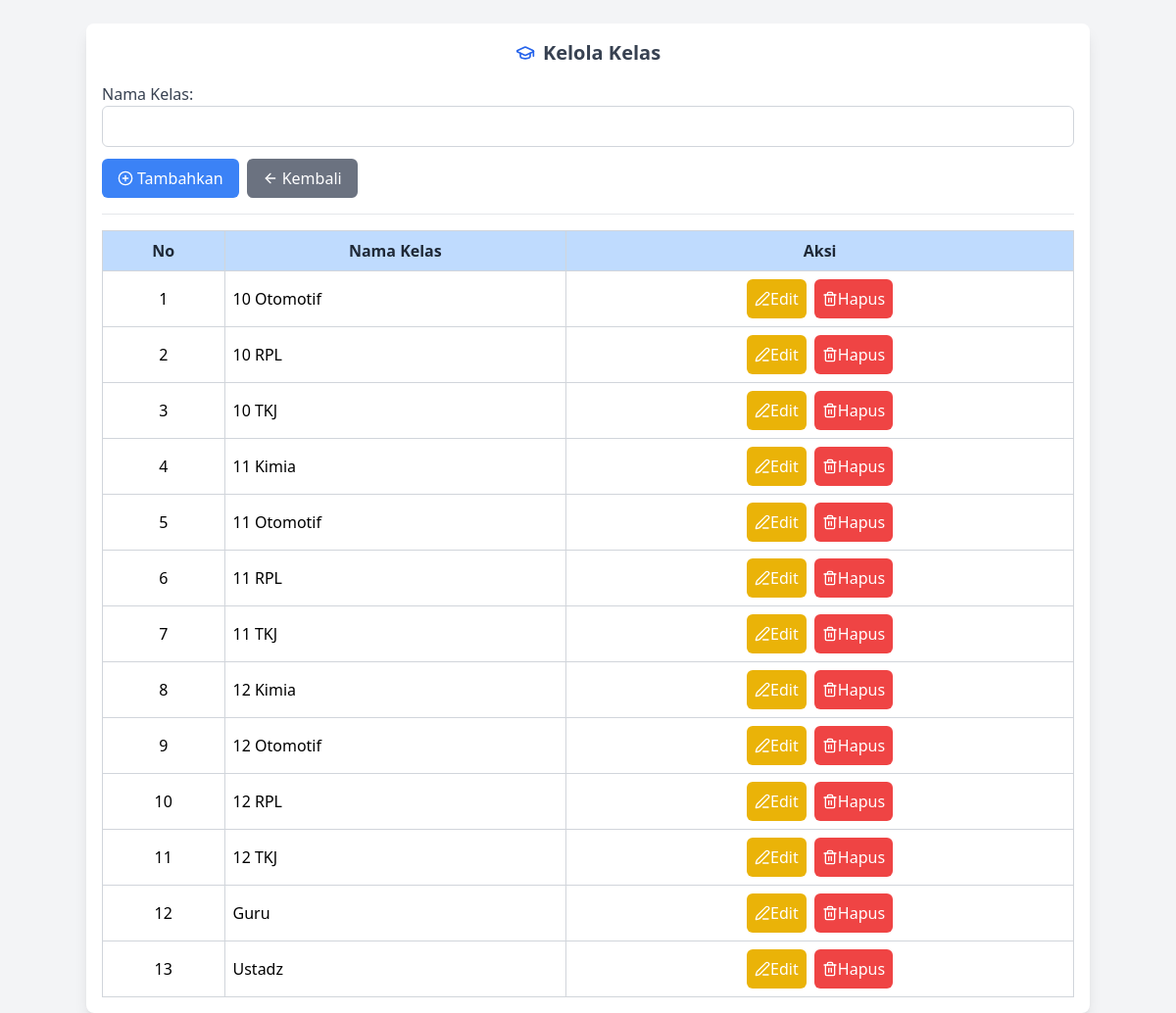
Screenshot of /tambah_kelas.php (signed in) with the database file from the repository.
### tables this page shows
CREATE TABLE `kelas` (
  `id` int(11) NOT NULL,
  `nama_kelas` varchar(50) NOT NULL
);

### tambah_kelas.php (the view, shortened to what this page needs)
<?php
include 'config.php';
$kelas = mysqli_query($conn, "SELECT * FROM kelas ORDER BY nama_kelas ASC");
?>
<!DOCTYPE html>
<html lang="id">
<head>
    <script src="https://cdn.tailwindcss.com"></script>
</head>
<body class="bg-gray-100">
<div class="container mx-auto mt-6 p-4 bg-white shadow-lg rounded-lg">
    <h3 class="text-center text-xl font-semibold text-gray-700 flex items-center justify-center gap-2">
        <i data-lucide="graduation-cap" class="w-5 h-5 text-blue-600"></i>
        Kelola Kelas
    </h3>
    <form action="" method="POST" class="mt-4">
        <label for="nama_kelas" class="block font-medium text-gray-700">Nama Kelas:</label>
        <input type="text" id="nama_kelas" name="nama_kelas" class="w-full px-3 py-2 border border-gray-300 rounded-md focus:ring-2 focus:ring-blue-400" required>
        <div class="mt-3 flex space-x-2">
            <button type="submit" name="submit" class="bg-blue-500 text-white px-4 py-2 rounded-md hover:bg-blue-600 flex items-center gap-1">
                <i data-lucide="plus-circle" class="w-4 h-4"></i>
                Tambahkan
            </button>
            <a href="dashboard.php" class="bg-gray-500 text-white px-4 py-2 rounded-md hover:bg-gray-600 flex items-center gap-1">
                <i data-lucide="arrow-left" class="w-4 h-4"></i>
                Kembali
            </a>
        </div>
    </form>
    <hr class="my-4">
    <div class="overflow-x-auto">
        <table class="w-full border-collapse border border-gray-300">
            <thead class="bg-blue-200 text-gray-800">
                <tr>
                    <th class="border border-gray-300 p-2">No</th>
                    <th class="border border-gray-300 p-2">Nama Kelas</th>
                    <th class="border border-gray-300 p-2">Aksi</th>
                </tr>
            </thead>
            <tbody>
                <?php $no = 1; while ($row = mysqli_fetch_assoc($kelas)) { ?>
                <tr class="bg-white">
                    <td class="border border-gray-300 p-2 text-center"><?php echo $no++; ?></td>
                    <td class="border border-gray-300 p-2"><?php echo $row['nama_kelas']; ?></td>
                    <td class="border border-gray-300 p-2 text-center space-x-1">
                        <button
                        class="bg-yellow-500 hover:bg-yellow-600 text-white p-2 rounded-md inline-flex items-center justify-center"
                        onclick="editKelas(<?php echo $row['id']; ?>, '<?php echo $row['nama_kelas']; ?>')">
                            <i data-lucide="edit-3" class="w-4 h-4"></i>
                            Edit
                        </button>
                        <a href="tambah_kelas.php?tanggal=<?php echo $row['id']; ?>"
       class="bg-red-500 hover:bg-red-600 text-white p-2 rounded-md inline-flex items-center justify-center"
       title="Hapus"
       onclick="return confirm('Hapus data ini?');">
        <i data-lucide="trash-2" class="w-4 h-4"></i> Hapus
    </a>
                    </td>
                </tr>
                <?php } ?>
            </tbody>
        </table>
    </div>
</div>
</body>
</html>

### rows the page displays
kelas: nama_kelas "10 Otomotif"
kelas: nama_kelas "10 RPL"
kelas: nama_kelas "10 TKJ"
kelas: nama_kelas "11 Kimia"
kelas: nama_kelas "11 Otomotif"
kelas: nama_kelas "11 RPL"
kelas: nama_kelas "11 TKJ"
kelas: nama_kelas "12 Kimia"
kelas: nama_kelas "12 Otomotif"
kelas: nama_kelas "12 RPL"
kelas: nama_kelas "12 TKJ"
kelas: nama_kelas "Guru"
kelas: nama_kelas "Ustadz"
